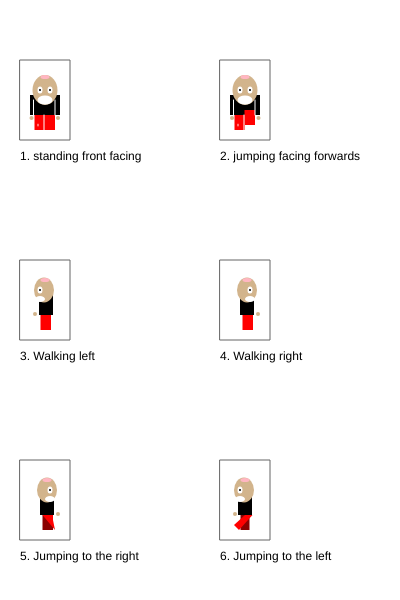
Frame 1 (no input)
Frame 60 (no input): identical to frame 1, image omitted
Frame 120 (the mouse pressed at the canvas centre since frame 60): identical to frame 1, image omitted

The p5.js sketch that drew this single still picture (run headless with seeded random() and noise() and a simulated clock; from frame 60 on, the mouse is pressed at the canvas centre):

// p5.js sketch
// ── sketch.js
/*

The Game Project

Week 2 - part a

Use p5 drawing functions such as rect, ellipse, line, triangle and
point to draw the different states of your game character.

Write the code so that your character appears inside the box for each
state.

Each state is worth two marks:

//standing front facing = 2
//jumping facing forwards = 2
//walking left = 2
//walking right = 2
//jumping left and jumping right = 2

0 marks = not a reasonable attempt
1 mark = attempted but it's messy or lacks detail
2 marks = you've used lots of shape functions to create a detailed
game character

** Only submit your sketch.js **

*/

var gameChar_x = 0;
var gameChar_y = 0;


function setup()
{
    createCanvas(400, 600);
}

function draw()
{
    background(255);

    //Standing, facing frontwards
    stroke(100);
    noFill();
    rect(20, 60, 50, 80);
    noStroke();
    fill(0);
    text("1. standing front facing", 20, 160);

    //Add your code here ...
    gameChar_x =45;
    gameChar_y = 137;
    fill(0);
    rect(gameChar_x - 15,gameChar_y - 42,30,20);
    fill(255,0,0);
    rect(gameChar_x - 10.5,gameChar_y - 22,20.5,15);
    fill(255);
    ellipse(gameChar_x - 7,gameChar_y - 12,1,3);
    stroke(255);
    line(gameChar_x - 11.5,gameChar_y - 37,33.5,115);
    line(gameChar_x + 10,gameChar_y - 37,55,115);
    line(gameChar_x - 1,gameChar_y - 22,44,130),
    fill(210,180,140);
    noStroke();
    ellipse(gameChar_x,gameChar_y - 47,25,30);
    ellipse(gameChar_x - 13.5,gameChar_y - 19,4,4)
    ellipse(gameChar_x + 13,gameChar_y - 19,4,4);
    fill(255);
    ellipse(gameChar_x - 5,gameChar_y - 47,5,7);
    ellipse(gameChar_x + 5,gameChar_y - 47,5,7);
    fill(0);
    ellipse(gameChar_x + 5,gameChar_y - 47,2,2);
    ellipse(gameChar_x - 5,gameChar_y - 47,2,2);
    fill(255,182,193);
    ellipse(gameChar_x,gameChar_y - 60,9,4);
    fill(255);
    ellipse(gameChar_x,gameChar_y - 37,15,9)
    
    
    


    //Jumping facing forwards
    stroke(100);
    noFill();
    rect(220, 60, 50, 80);
    noStroke();
    fill(0);
    text("2. jumping facing forwards", 220, 160);

    //Add your code here ...
    gameChar_x=245;
    gameChar_y=137;
    fill(0);
    rect(gameChar_x - 15,gameChar_y - 42,30,20);
    fill(255,0,0);
    rect(gameChar_x - 10.5,gameChar_y - 22,10.5,15);
    rect(gameChar_x - 0.5,gameChar_y - 27,10.5,15);
    fill(255);
    ellipse(gameChar_x - 7,gameChar_y - 12,1,3);
    stroke(255);
    line(gameChar_x - 11.5,gameChar_y - 37,233.5,115);
    line(gameChar_x + 10,gameChar_y - 37,255,115);
    line(gameChar_x - 1,gameChar_y - 22,244,130),
    fill(210,180,140);
    noStroke();
    ellipse(gameChar_x,gameChar_y - 47,25,30);
    ellipse(gameChar_x + 13.5,gameChar_y - 19,4,4)
    ellipse(gameChar_x - 13,gameChar_y - 19,4,4);
    fill(255);
    ellipse(gameChar_x + 5,gameChar_y - 47,5,7);
    ellipse(gameChar_x - 5,gameChar_y - 47,5,7);
    fill(0);
    ellipse(gameChar_x + 5,gameChar_y - 47,2,2);
    ellipse(gameChar_x - 5,gameChar_y - 47,2,2);
    fill(gameChar_x + 10,182,193);
    ellipse(gameChar_x,gameChar_y - 60,9,4);
    fill(255);
    ellipse(gameChar_x,gameChar_y-37,15,9)


    //Walking, turned left
    stroke(100);
    noFill();
    rect(20, 260, 50, 80);
    noStroke();
    fill(0);
    text("3. Walking left", 20, 360);

    //Add your code here ...
    gameChar_x = 45;
    gameChar_y = 337;
    fill(0);
    rect(gameChar_x - 6,gameChar_y - 42,14,20);
    fill(255,0,0);
    rect(gameChar_x - 4.5,gameChar_y - 22,10.5,15);
    fill(255);
    stroke(255);
    fill(210,180,140);
    noStroke();
    ellipse(gameChar_x - 1,gameChar_y - 47,20,25);
    ellipse(gameChar_x - 10,gameChar_y - 23,4,4);
    fill(255);
    ellipse(gameChar_x - 5,gameChar_y - 47,5,7);
    fill(0);
    ellipse(gameChar_x - 5,gameChar_y - 47,2,2);
    fill(255,182,193);
    ellipse(gameChar_x,gameChar_y - 57,9,4);
    fill(255);
    ellipse(gameChar_x - 5,gameChar_y - 38,10,6)
    
    


    //Walking, turned right
    stroke(100);
    noFill();
    rect(220, 260, 50, 80);
    noStroke();
    fill(0);
    text("4. Walking right", 220, 360);

    //Add your code here ...
    gameChar_x = 245;
    gameChar_y = 337;
     fill(0);
    rect(gameChar_x - 5,gameChar_y - 42,14,20);
    fill(255,0,0);
    rect(gameChar_x - 2.5,gameChar_y - 22,10.5,15);
    fill(255);
    stroke(255);
    fill(210,180,140);
    noStroke();
    ellipse(gameChar_x + 2,gameChar_y - 47,20,25);
    ellipse(gameChar_x + 13,gameChar_y - 23,4,4);
    fill(255);
    ellipse(gameChar_x + 5,gameChar_y - 47,5,7);
    fill(0);
    ellipse(gameChar_x + 5,gameChar_y - 47,2,2);
    fill(255,182,193);
    ellipse(gameChar_x + 2,gameChar_y - 57,9,4);
    fill(255);
    ellipse(gameChar_x + 5,gameChar_y - 38,10,6)


    //Jumping right
    stroke(100);
    noFill();
    rect(20, 460, 50, 80);
    noStroke();
    fill(0);
    text("5. Jumping to the right", 20, 560);

    //Add your code here ...
    gameChar_x =45;
    gameChar_y =537;
      fill(0);
    rect(gameChar_x - 5,gameChar_y - 42,14,20);
    fill(139,0,0);
    rect(gameChar_x - 2.5,gameChar_y - 22,10.5,15);
    fill(255,0,0);
    quad(gameChar_x - 2.5,gameChar_y - 22,gameChar_x + 8,gameChar_y - 22,gameChar_x +8,gameChar_y - 17,gameChar_x + 10,gameChar_y - 7);
    fill(255);
    stroke(255);
    fill(210,180,140);
    noStroke();
    ellipse(gameChar_x + 2,gameChar_y - 47,20,25);
    ellipse(gameChar_x + 13,gameChar_y - 23,4,4);
    fill(255);
    ellipse(gameChar_x + 5,gameChar_y - 47,5,7);
    fill(0);
    ellipse(gameChar_x + 5,gameChar_y - 47,2,2);
    fill(255,182,193);
    ellipse(gameChar_x + 2,gameChar_y - 57,9,4);
    fill(255);
    ellipse(gameChar_x + 5,gameChar_y - 38,10,6)


    //Jumping to the left
    stroke(100);
    noFill();
    rect(220, 460, 50, 80);
    noStroke();
    fill(0);
    text("6. Jumping to the left", 220, 560);

    //Add your code here ...
    gameChar_x=245;
    gameChar_y=537;
    fill(0);
    rect(gameChar_x - 7,gameChar_y - 42,14,20);
    fill(139,0,0);
    rect(gameChar_x - 4.5,gameChar_y - 22,9,15);
    fill(255,0,0);
    quad(gameChar_x +7.5,gameChar_y - 22,gameChar_x,515,gameChar_x - 11,gameChar_y - 12,gameChar_x - 6,gameChar_y - 7);
    fill(255);
    stroke(255);
    fill(210,180,140);
    noStroke();
    ellipse(gameChar_x - 1,gameChar_y - 47,20,25);
    ellipse(gameChar_x - 10,gameChar_y - 23,4,4);
    fill(255);
    ellipse(gameChar_x - 5,gameChar_y - 47,5,7);
    fill(0);
    ellipse(gameChar_x - 5,gameChar_y - 47,2,2);
    fill(255,182,193);
    ellipse(gameChar_x,gameChar_y - 57,9,4);
    fill(255);
    ellipse(gameChar_x - 5,gameChar_y - 38,10,6);

}
